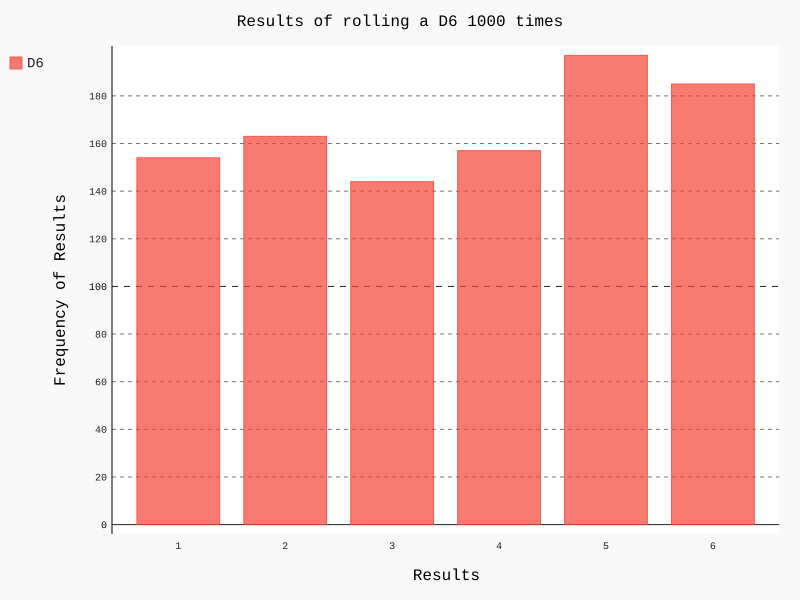

Recreate this plot in Python.
from die import Die
import pygal

#create a D6
die = Die()

# Make some rolls, and store results in a list.
results = []

for roll_num in range(1000):
    result = die.roll()
    results.append(result)

print results,'\n'

# analyse the results
frequencies = []

for value in range(1,die.num_sides+1):
    frequency = results.count(value)
    frequencies.append(frequency)

print frequencies

# Visualize the results.
hist = pygal.Bar()
hist.title = "Results of rolling a D6 1000 times"
hist.x_labels = [x for x in range(1, die.num_sides+1)]
hist.x_title = 'Results'
hist.y_title = 'Frequency of Results'

hist.add('D6',frequencies)
hist.render_to_file('die_visual.svg')
